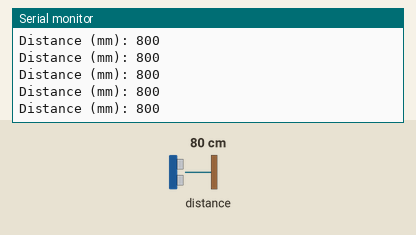
Simulated run of this sketch. Board: Arduino Uno R4 WiFi. Shown: the last lines printed to the serial monitor. The inputs (shaded band) are chosen by the test bench; at power-on: distance to the obstacle 80 cm.

Above: at 1.2 s.
1.3 s: distance to the obstacle set to 2 cm
At 1.69 s:
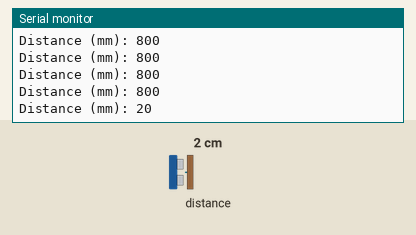
2.8 s: distance to the obstacle set to 4 cm
At 2.95 s:
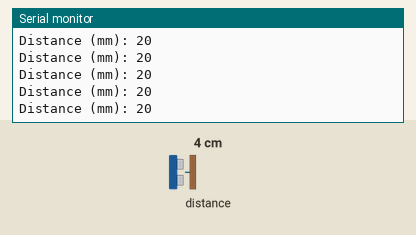
Timing chart, 0 to 5.8 s (numbered marks = the images above; inputs shaded):
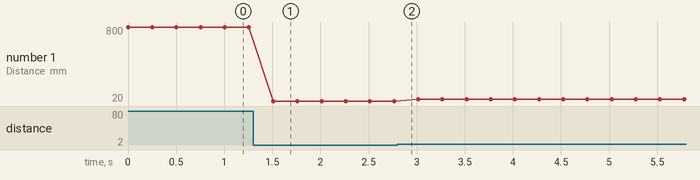

The sketch:

02_distance_simple.ino
```cpp
#include <Modulino.h>

ModulinoDistance distanceSensor;
const long SERIAL_BAUD = 9600;

void setup() {
  Serial.begin(SERIAL_BAUD);
  while (!Serial && millis() < 4000) {
  }

  Modulino.begin();
  distanceSensor.begin();

  Serial.println("Distance sensor ready!");
  Serial.println("Open Serial Monitor at 9600 baud.");
}

void loop() {
  if (distanceSensor.available()) {
    int mm = distanceSensor.get();
    Serial.print("Distance (mm): ");
    Serial.println(mm);
  } else {
    Serial.println("No fresh distance yet...");
  }

  delay(250);
}
```

Measured:
- after the input at 1.3 s, the serial monitor: prints a new line after 0.21 s (image 1)
- plotted number 1: 800 → 20 after the input at 1.3 s, 20 → 40 after the input at 2.8 s
